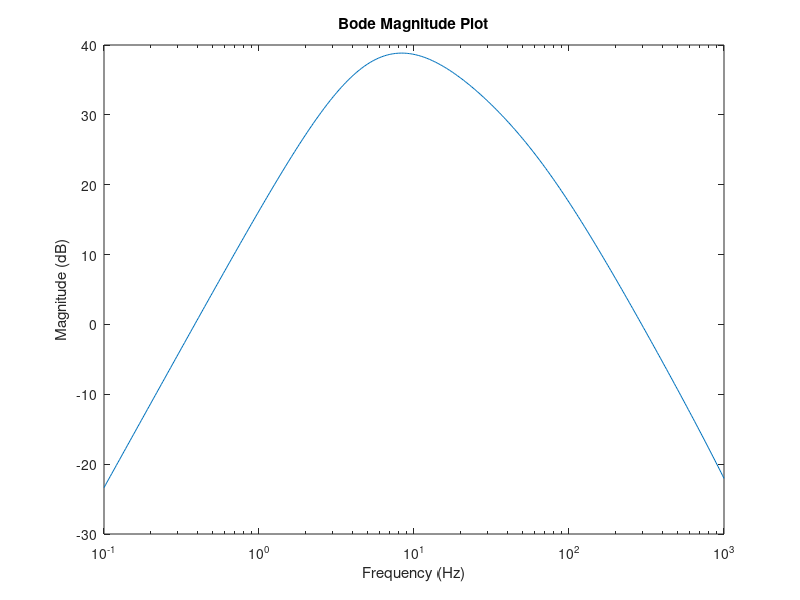
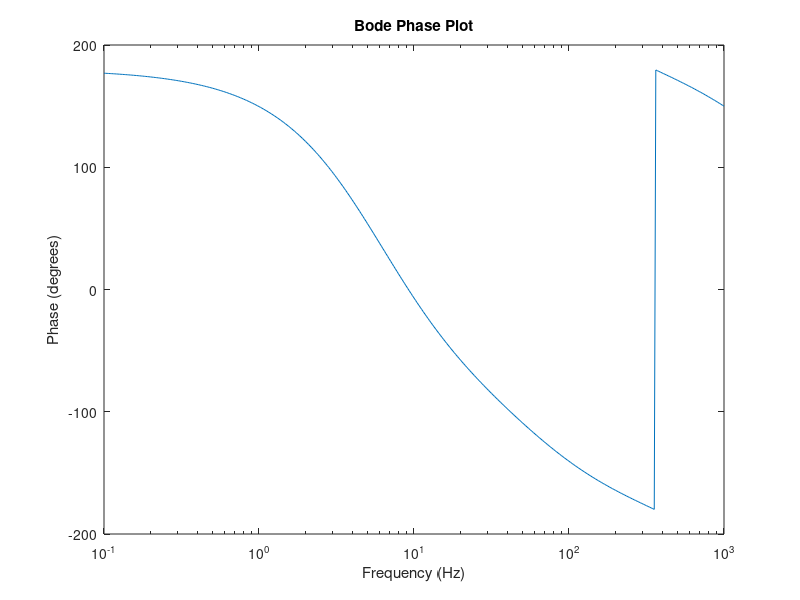

MATLAB code to generate these figures, in order:
% Load the data
data = dlmread('data_clean.txt');

% Extract vectors
frequency = data(:, 1);
magnitude = data(:, 2);
phase = data(:, 3);

% Plot Magnitude
figure(1);
semilogx(frequency, magnitude);
title('Bode Magnitude Plot');
xlabel('Frequency (Hz)');
ylabel('Magnitude (dB)');

% Plot Phase
figure(2);
semilogx(frequency, phase);
title('Bode Phase Plot');
xlabel('Frequency (Hz)');
ylabel('Phase (degrees)');
